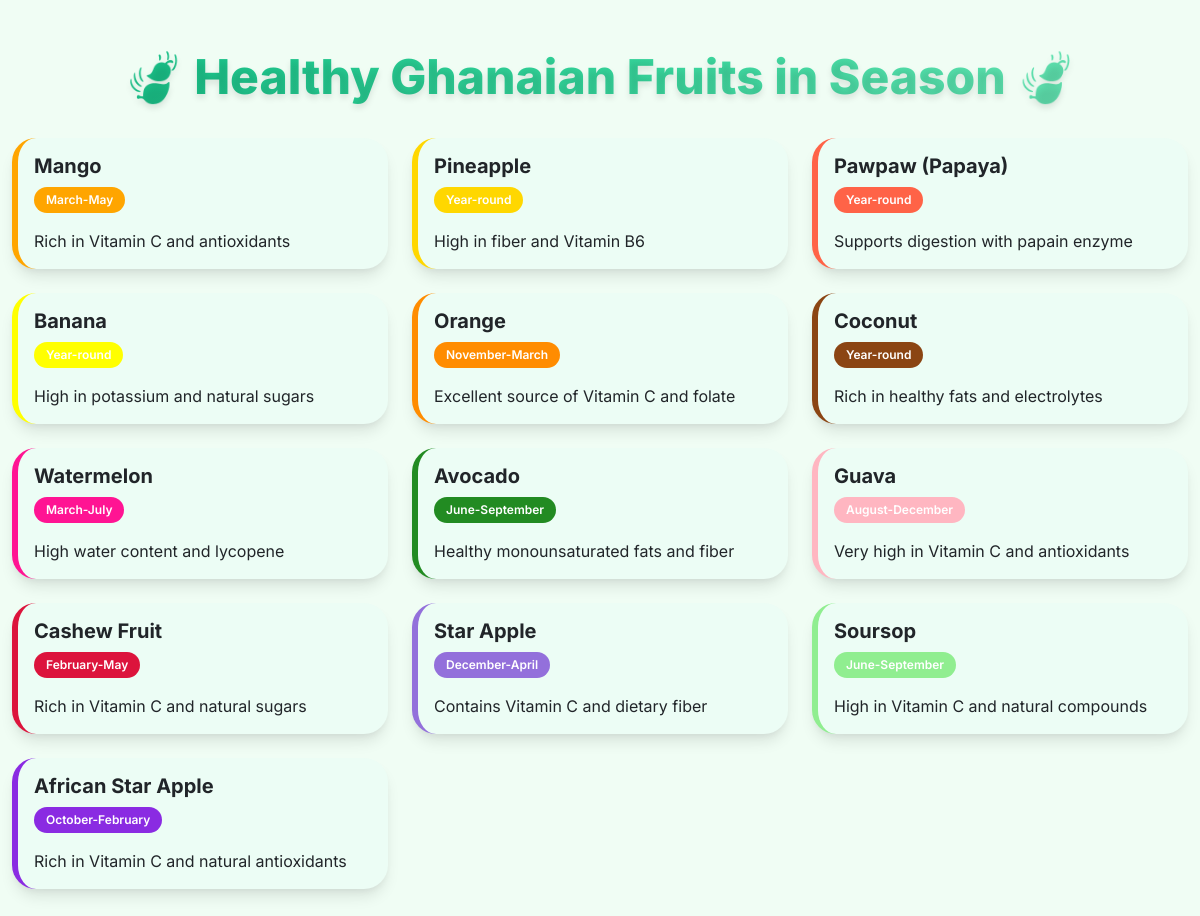
Page /app/index.php on the committed database.
### tables this page shows
CREATE TABLE fruits (
    id INT AUTO_INCREMENT PRIMARY KEY,
    name VARCHAR(50) NOT NULL,
    season VARCHAR(50) NOT NULL,
    nutritional_info TEXT NOT NULL,
    color VARCHAR(20) NOT NULL
);

### app/index.php (the view, shortened to what this page needs)
<?php
$host = getenv('DB_HOST') ?: 'localhost';
$dbname = getenv('DB_NAME') ?: 'fruits_db';
$username = getenv('DB_USER') ?: 'admin';
$password = getenv('DB_PASS') ?: 'secure_password';
try {
    $pdo = new PDO("mysql:host=$host;dbname=$dbname", $username, $password);
    $pdo->setAttribute(PDO::ATTR_ERRMODE, PDO::ERRMODE_EXCEPTION);
    $stmt = $pdo->query("SELECT name, season, nutritional_info, color FROM fruits");
    $fruits = $stmt->fetchAll(PDO::FETCH_ASSOC);
} catch (PDOException $e) {
    die("Connection failed: " . $e->getMessage());
}
?>
<!DOCTYPE html>
<html lang="en">
<head>
    <link href="https://cdn.jsdelivr.net/npm/bootstrap@5.3.3/dist/css/bootstrap.min.css" rel="stylesheet">
</head>
<body>
    <div class="container my-5">
        <h1 class="text-center main-title">🍃 Healthy Ghanaian Fruits in Season 🍃</h1>
        <div class="row">
            <?php foreach ($fruits as $fruit): ?>
                <div class="col-md-4 mb-4">
                    <div class="card fruit-card border-0" style="border-left: 6px solid <?php echo htmlspecialchars($fruit['color']); ?> !important;">
                        <div class="card-body">
                            <h5 class="card-title fw-bold"><?php echo htmlspecialchars($fruit['name']); ?></h5>
                            <span class="seasonal-tag mb-3 d-inline-block" style="background-color: <?php echo htmlspecialchars($fruit['color']); ?>;"><?php echo htmlspecialchars($fruit['season']); ?></span>
                            <p class="card-text"><?php echo htmlspecialchars($fruit['nutritional_info']); ?></p>
                        </div>
                    </div>
                </div>
            <?php endforeach; ?>
        </div>
    </div>
</body>
</html>

### app/index.php (style rules this page uses)
body { font-family: 'Inter', sans-serif; background-color: #f0fdf4; color: #166534; }
.container { max-width: 1200px; }
.fruit-card { background-color: #ecfdf5; border-radius: 1.5rem; box-shadow: 0 10px 15px -3px rgba(0, 0, 0, 0.1), 0 4px 6px -2px rgba(0, 0, 0, 0.05); transition: transform 0.3s ease-in-out; }
.seasonal-tag { background-color: #34d399; color: white; padding: 0.25rem 0.75rem; border-radius: 9999px; font-size: 0.75rem; font-weight: 600; }
.main-title { background: linear-gradient(135deg, #10b981, #34d399, #6ee7b7); -webkit-background-clip: text; -webkit-text-fill-color: transparent; background-clip: text; font-weight: 800; font-size: 3rem; text-shadow: 0 4px 6px rgba(0, 0, 0, 0.1); margin-bottom: 2rem; }

### rows in the picture
fruits: name "Mango", season "March-May", nutritional_info "Rich in Vitamin C and antioxidants"
fruits: name "Pineapple", season "Year-round", nutritional_info "High in fiber and Vitamin B6"
fruits: name "Pawpaw (Papaya)", season "Year-round", nutritional_info "Supports digestion with papain enzyme"
fruits: name "Banana", season "Year-round", nutritional_info "High in potassium and natural sugars"
fruits: name "Orange", season "November-March", nutritional_info "Excellent source of Vitamin C and folate"
fruits: name "Coconut", season "Year-round", nutritional_info "Rich in healthy fats and electrolytes"
fruits: name "Watermelon", season "March-July", nutritional_info "High water content and lycopene"
fruits: name "Avocado", season "June-September", nutritional_info "Healthy monounsaturated fats and fiber"
fruits: name "Guava", season "August-December", nutritional_info "Very high in Vitamin C and antioxidants"
fruits: name "Cashew Fruit", season "February-May", nutritional_info "Rich in Vitamin C and natural sugars"
fruits: name "Star Apple", season "December-April", nutritional_info "Contains Vitamin C and dietary fiber"
fruits: name "Soursop", season "June-September", nutritional_info "High in Vitamin C and natural compounds"
fruits: name "African Star Apple", season "October-February", nutritional_info "Rich in Vitamin C and natural antioxidants"
